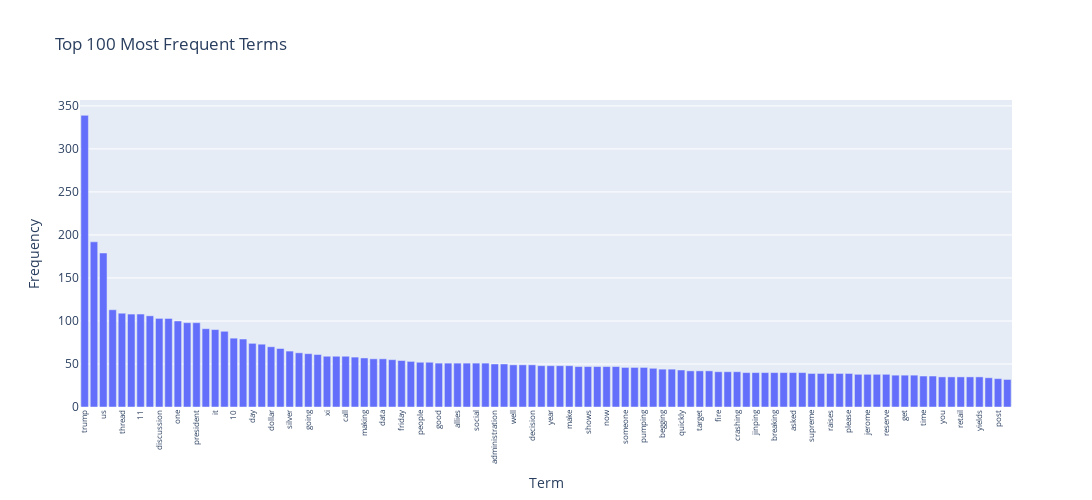

Notebook code cell kept with this figure:
### Code cell
term_frequencies = np.asarray(df_counts.sum(axis=0))[0]

top_n = 100
top_idx = term_frequencies.argsort()[::-1][:top_n] 

top_terms = count_vect.get_feature_names_out()[top_idx]
top_freqs = term_frequencies[top_idx]

df_top = pd.DataFrame({'term': top_terms, 'frequency': top_freqs})

fig = px.bar(df_top,
             x='term', y='frequency',
             title=f'Top {top_n} Most Frequent Terms',
             labels={'term': 'Term', 'frequency': 'Frequency'},
             width=1200, height=500)
fig.update_layout(xaxis_tickangle=270, xaxis_tickfont=dict(size=8))
fig.show()

### Figure 1 — Plotly figure (JSON) as saved in the notebook; plotly's stock layout.template omitted (floating-point values rounded to 4 significant figures)
{"data": [{"hovertemplate": "Term=%{x}<br>Frequency=%{y}<extra></extra>", "legendgroup": "", "marker": {"color": "#636efa", "pattern": {"shape": ""}}, "name": "", "orientation": "v", "showlegend": false, "textposition": "auto", "type": "bar", "x": ["trump", "china", "us", "market", "thread", "tariffs", "11", "weekend", "discussion", "stocks", "one", "tariff", "president", "like", "it", "stock", "10", "policy", "day", "goods", "dollar", "125", "silver", "feel", "going", "april", "xi", "not", "call", "right", "making", "daily", "data", "media", "friday", "think", "people", "fundamentals", "good", "even", "allies", "back", "social", "really", "administration", "apr", "well", "sitting", "decision", "sell", "year", "money", "make", "fucking", "shows", "dumping", "now", "would", "someone", "415m", "pumping", "that", "begging", "seeing", "quickly", "value", "target", "campaign", "fire", "everywhere", "crashing", "see", "jinping", "portfolio", "breaking", "awful", "asked", "federal", "supreme", "misinformation", "raises", "court", "please", "losing", "jerome", "chair", "reserve", "authority", "get", "weeks", "time", "off", "you", "company", "retail", "want", "yields", "treasury", "post", "consecutive"], "xaxis": "x", "y": [339, 192, 179, 113, 109, 108, 108, 106, 103, 103, 100, 98, 98, 91, 90, 88, 80, 79, 74, 73, 70, 68, 65, 63, 62, 61, 59, 59, 59, 58, 57, 56, 56, 55, 54, 53, 52, 52, 51, 51, 51, 51, 51, 51, 50, 50, 49, 49, 49, 48, 48, 48, 48, 47, 47, 47, 47, 47, 46, 46, 46, 45, 44, 44, 43, 42, 42, 42, 41, 41, 41, 40, 40, 40, 40, 40, 40, 40, 39, 39, 39, 39, 39, 38, 38, 38, 38, 37, 37, 37, 36, 36, 35, 35, 35, 35, 35, 34, 33, 32], "yaxis": "y"}], "layout": {"barmode": "relative", "height": 500, "legend": {"tracegroupgap": 0}, "title": {"text": "Top 100 Most Frequent Terms"}, "width": 1200, "xaxis": {"anchor": "y", "domain": [0, 1], "tickangle": -90, "tickfont": {"size": 8}, "title": {"text": "Term"}}, "yaxis": {"anchor": "x", "domain": [0, 1], "title": {"text": "Frequency"}}}}
